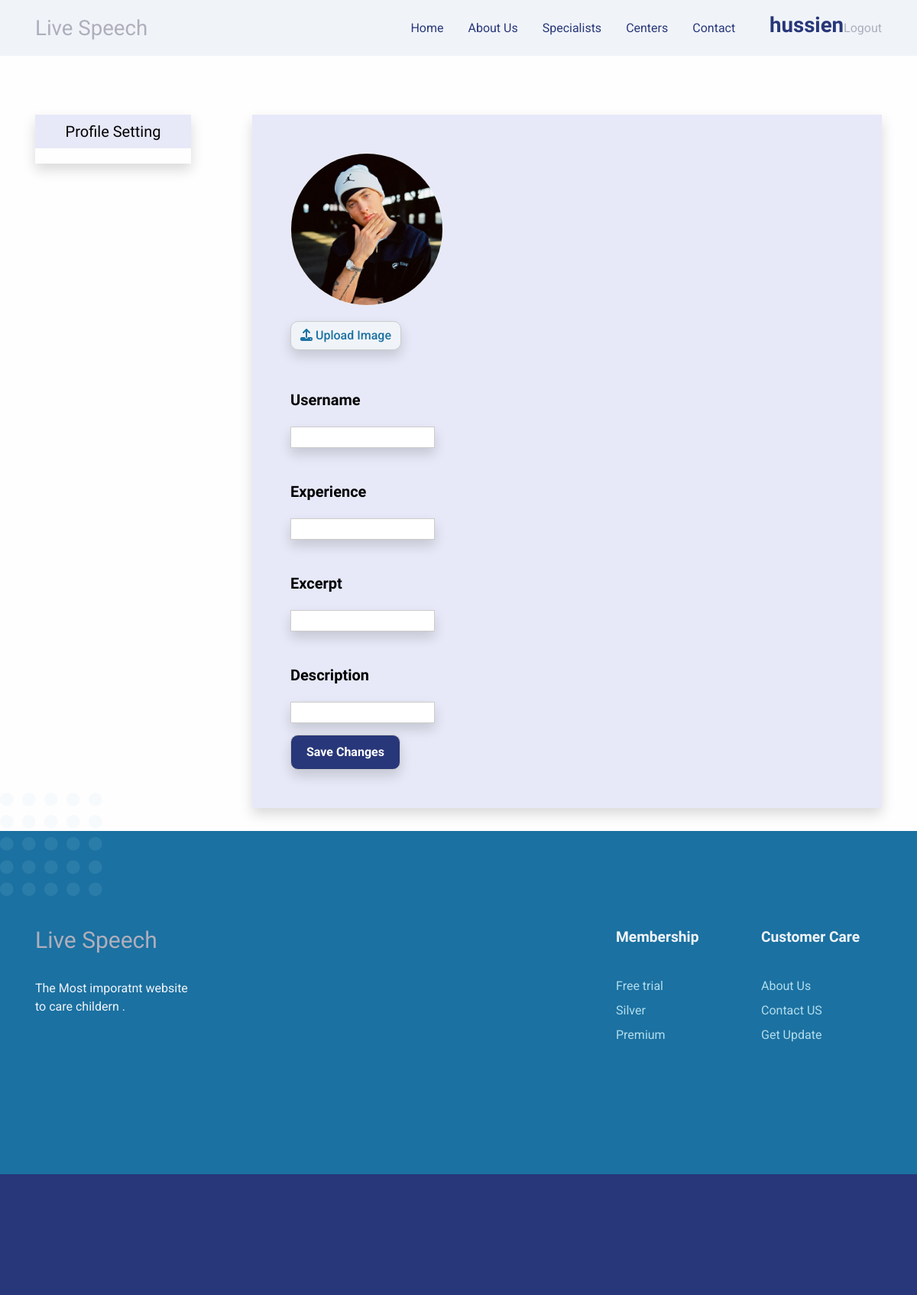
The app's page /centers/5/edit/ (signed in) with its own data.
### users/models.py (models this page shows, shortened)
class User(AbstractUser):
    email = models.EmailField(
        verbose_name="email address",
        max_length=255,
        unique=True,
        null=False,
    )
    username = models.CharField(
        _("username"),
        max_length=255,
        unique=False,
        null=False,
    )
    first_name = models.CharField(_("first name"), max_length=150, null=True, blank=False)
    last_name = models.CharField(_("last name"), max_length=150, null=True, blank=True)
    objects = UserManager()
    USERNAME_FIELD = 'email'
    REQUIRED_FIELDS = ['username']
    def is_client(self) -> bool:
        try:
            Client.objects.get(id=self.id)
            return True
        except:
            return False
    def is_center(self) -> bool:
        try:
            Center.objects.get(id=self.id)
            return True
        except:
            return False
    def is_specialist(self) -> bool:
        try:
            Specialist.objects.get(id=self.id)
            return True
        except:
            return False

class Center(User):
    excerpt = models.CharField(max_length=100, null=True, blank=True)
    description = HTMLField(null=True, blank=True)  # TextField inside
    experience = models.IntegerField(null=True, blank=True)
    image = models.ImageField(
        upload_to='images/centers/profile_images/',
        default='images/centers/default-placeholder.png',
    )
    is_subscribed = models.BooleanField(default=False)
    REQUIRED_FIELDS = ['username']
    class Meta:
        verbose_name = 'center'

### centers/views.py (the view, shortened to what this page needs)
# urls.py: path('<int:id>/edit/', views.center_edit, name='center-edit'),
def center_edit(request, id):
    center = Center.objects.get(id=id)
    if request.method == 'GET':
        form = CenterEditForm()
    else:
        return HttpResponseNotAllowed(['GET', 'POST'])
    return render(request, 'centers/center-edit.html', {
        'center': center,
        'form': form
    })

### centers/forms.py
class CenterEditForm(forms.ModelForm):
    class Meta:
        model = Center
        fields = ['username', 'image', 'excerpt', 'description', 'experience']
        widgets = {'description': TinyMCE(attrs={'cols': 80, 'rows': 30})}

### users/context_processors.py (called while the page is built)
def users(request):
    return {
        'clients': models.User.objects.filter(id__in=models.Client.objects.all()),
        'centers': models.User.objects.filter(id__in=models.Center.objects.all()),
        'specialists': models.User.objects.filter(id__in=models.Specialist.objects.all()),
    }

def user_chats(request):
    if request.user.is_specialist():
        specialist = models.Specialist.objects.get(id=request.user.id)
        room = specialist.rooms.all()[0] or None
        if room:
            room = room.get_absolut_url()
    elif request.user.is_client():
        client = models.Client.objects.get(id=request.user.id)
        room = client.rooms.all()[0] or None
        if room:
            room = room.get_absolut_url()
    else:
        room = None
    return {
        'chats': room,
    }

### centers/templates/centers/center-edit.html (shortened to what this page needs)
{% extends 'base.html' %}
{% load static %}
{% block style %}
    <link href="{% static 'assets/css/style.css' %}" rel="stylesheet"/>
{% endblock %}
{% block inner-content %}
    <div class="profile">
        <div class="container">
            <div class="setting">
                <h3> Profile Setting</h3>
            </div>
            <div class="profile-detail">
                <div class="profile-info">
                    <form action="" method="post" enctype="multipart/form-data">
                        <div class="form-info" id="image-block">
                            <img src="{{ center.image.url }}" alt="">
                            <label class="image-upload" for="id_image">
                                <i class="fa fa-upload"></i>
                                Upload Image
                            </label>
                        </div>
                        <div class="form-info">
                            <h4>{{ form.username.label }}</h4>
                            {{ form.username }}
                        </div>
                        <div class="form-info">
                            <h4>{{ form.experience.label }}</h4>
                            {{ form.experience }}
                        </div>
                        <div class="form-info">
                            <h4>{{ form.excerpt.label }}</h4>
                            {{ form.excerpt }}
                        </div>
                        <div class="form-info">
                            <h4>{{ form.description.label }}</h4>
                            {{ form.description }}
                        </div>
                        <input type="submit" class="sub" value="Save Changes">
                    </form>
                </div>
            </div>
        </div>
    </div>
{% endblock %}

### templates/includes/header.html (shortened to what this page needs)
<nav class="navbar navbar-expand-lg navbar-light fixed-top py-3 d-block"
     data-navbar-on-scroll="data-navbar-on-scroll">
    <div class="container"><a class="navbar-brand"> Live Speech</a>
        <div class="collapse navbar-collapse border-top border-lg-0 mt-4 mt-lg-0" id="navbarSupportedContent">
            <ul class="navbar-nav ms-auto pt-2 pt-lg-0 font-base">
                <li class="nav-item px-2"><a class="nav-link" href="{% url 'home' %}">Home</a></li>
                <li class="nav-item px-2"><a class="nav-link" aria-current="page" href="#about">About Us</a></li>
                <li class="nav-item px-2"><a class="nav-link" href="{% url 'specialists-list' %}">Specialists</a></li>
                <li class="nav-item px-2"><a class="nav-link" href="{% url 'centers-list' %}">Centers</a></li>
                <li class="nav-item px-2"><a class="nav-link" href="#findUs">Contact</a></li>
            </ul>
            {% if user.is_anonymous %}
                <a class="btn btn-sm btn-outline-primary rounded-pill order-1 order-lg-0 ms-lg-4" href="{% url 'login' %}">Login</a>
            {% else %}
                {% if user in specialists or user in clients %}
                    <h3 class="rounded-pill order-1 order-lg-0 ms-lg-4">{{ user.first_name }}</h3>
                    <a href="{% url 'logout' %}">Logout</a>
                {% else %}
                    <h3 class="rounded-pill order-1 order-lg-0 ms-lg-4">{{ user.username }}</h3>
                    <a href="{% url 'logout' %}">Logout</a>
                {% endif %}
            {% endif %}
        </div>
    </div>
</nav>

### static/assets/css/style.css (style rules this page uses)
:root { --main-color: #299EF3; }
.profile { margin-top: 150px; }
.profile .container { display: flex; justify-content: space-between; }
.profile .container .setting { flex-basis: 20%; height: 100%; box-shadow: 0 0.5rem 1rem rgba(0, 0, 0, 0.15) !important; width: fit-content; text-align: center; }
.profile .container .setting h3:nth-child(1) { background-color: #e7e9f8; padding: 10px }
.profile .container .setting h3 { color: black; font-weight: normal; font-size: 20px; margin-bottom: 20px; }
.profile .container .profile-detail { margin-left: 80px; box-shadow: 0 0.5rem 1rem rgba(0, 0, 0, 0.15) !important; flex-basis: 80%; padding: 50px; background-color: #e7e9f8; }
.profile .container .profile-detail form h4 { font-size: 20px; color: black; margin-top: 45px; }
.profile .container .profile-detail #image-block { display: flex; flex-direction: column; }
.profile .container .profile-detail #image-block img { border: 1px solid #eee; border-radius: 50%; width: 200px; height: 200px; object-fit: cover; }
.profile .container .profile-detail form .image-upload { width: fit-content; background-color: #F0F4F9; box-shadow: 0 0.5rem 1rem rgba(0, 0, 0, 0.15) !important; margin-top: 20px; border-radius: 10px; text-align: center; font-weight: bold; border: 1px solid #ccc; display: inline-block; padding: 6px 12px; cursor: pointer; }
.profile .container .profile-detail form input { margin-top: 15px; box-shadow: 0 0.5rem 1rem rgba(0, 0, 0, 0.15) !important; border: 1px solid #ccc; }
.profile .container .profile-detail form .sub { background-color: #283779; border-radius: 10px; padding: 10px 20px; color: white; font-weight: bold; }

### records on screen
User: username "hussien"
Center: image (picture)
